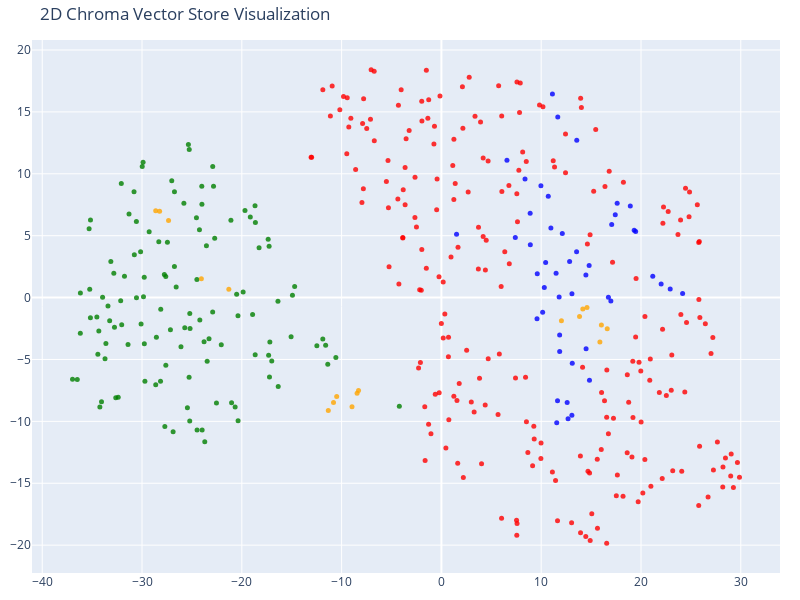

Notebook code cell kept with this figure:
### Code cell
# Reduce the dimensionality of the vectors to 2D using t-SNE
# (t-distributed stochastic neighbor embedding)

tsne = TSNE(n_components=2, random_state=42)
reduced_vectors = tsne.fit_transform(vectors)

# Create the 2D scatter plot
fig = go.Figure(data=[go.Scatter(
    x=reduced_vectors[:, 0],
    y=reduced_vectors[:, 1],
    mode='markers',
    marker=dict(size=5, color=colors, opacity=0.8),
    text=[f"Type: {t}<br>Text: {d[:100]}..." for t, d in zip(doc_types, documents)],
    hoverinfo='text'
)])

fig.update_layout(title='2D Chroma Vector Store Visualization',
    scene=dict(xaxis_title='x',yaxis_title='y'),
    width=800,
    height=600,
    margin=dict(r=20, b=10, l=10, t=40)
)

fig.show()

### Figure 1 — Plotly figure (JSON) as saved in the notebook; plotly's stock layout.template omitted (floating-point values rounded to 4 significant figures; data arrays with more than 128 entries replaced by an {"elided": "..."} marker saying what was removed)
{"data": [{"hoverinfo": "text", "marker": {"color": {"elided": "413 str values"}, "opacity": 0.8, "size": 5}, "mode": "markers", "text": {"elided": "413 str values"}, "type": "scatter", "x": {"elided": "413 float values"}, "y": {"elided": "413 float values"}}], "layout": {"height": 600, "margin": {"b": 10, "l": 10, "r": 20, "t": 40}, "scene": {"xaxis": {"title": {"text": "x"}}, "yaxis": {"title": {"text": "y"}}}, "title": {"text": "2D Chroma Vector Store Visualization"}, "width": 800}}
